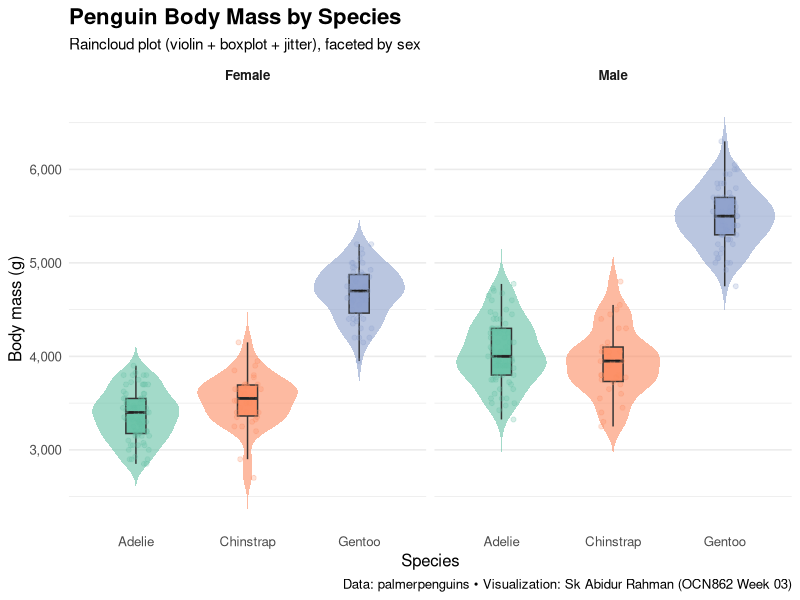

Generate this figure with R:
############################################################
# This is OCN862 - Week 03: Best Possible Plot (Non-Scatter)
# Title: Raincloud plot of penguin body mass by species, faceted by sex
# Author: Sk Abidur Rahman
# Date: 2025-09-13
# Description: Creates a violin + boxplot + jitter (“raincloud”) visualization
#              of body mass (g) across species and sex using palmerpenguins.
# Reproducibility: Uses here::here() for file paths; explicit NA handling.
############################################################

#### Load Packages ----
library(tidyverse)                    
library(palmerpenguins)                   # install.packages(c("palmerpenguins", "tidyverse", "here"))- once if needed
library(here)

#### Parameters & paths ----
outfile <- here("Week_03", "output", "penguins_raincloud_bodymass_by_species.png") # Output path (no hard-coded absolute paths)
dir.create(here("Week_03", "output"), recursive = TRUE, showWarnings = FALSE)     # confirming output dir exists

#### Imp Data & wrangling ----
dat <- penguins |>
  select(species, sex, body_mass_g) |>
  drop_na(species, sex, body_mass_g) |>     # drop NAs for variables 
  mutate(
    species = fct_relevel(species, "Adelie", "Chinstrap", "Gentoo"),
    sex = str_to_title(as.character(sex)) |> factor(levels = c("Female", "Male"))
  )
glimpse(penguins)

#### Plot (non-scatter): Violin + boxplot + jitter (“raincloud”) ----
p <- ggplot(dat, aes(x = species, y = body_mass_g, fill = species)) +
  geom_violin(width = 0.9, alpha = 0.6, color = NA, trim = FALSE) +                # distribution shape
  geom_boxplot(width = 0.18, outlier.shape = NA, alpha = 0.9, color = "grey20") +  # robust summary
  geom_point(
    aes(color = species),
    position = position_jitter(width = 0.12, height = 0, seed = 123),             # individual points (jitter for context; not a scatter vs numeric x)
    size = 1.4, alpha = 0.25, show.legend = FALSE
  ) +
  stat_summary(
    fun = median, geom = "point", shape = 95, size = 6, color = "grey10",         # median line marker (thicker)
    position = position_dodge(width = 0.9), show.legend = FALSE
  ) +
  facet_wrap(~ sex, nrow = 1) +
  scale_y_continuous(labels = scales::label_number(big.mark = ",")) +
  scale_fill_brewer(palette = "Set2") +
  scale_color_brewer(palette = "Set2") +
  labs(
    title = "Penguin Body Mass by Species",
    subtitle = "Raincloud plot (violin + boxplot + jitter), faceted by sex",
    x = "Species",
    y = "Body mass (g)",
    caption = "Data: palmerpenguins • Visualization: Sk Abidur Rahman (OCN862 Week 03)"
  ) +
  theme_minimal(base_size = 12) +
  theme(
    panel.grid.major.x = element_blank(),
    legend.position = "none",
    strip.text = element_text(face = "bold"),
    plot.title = element_text(face = "bold", size = 16),
    plot.subtitle = element_text(size = 11)
  )

#### Save output ----
ggsave(filename = outfile, plot = p, width = 9, height = 5, dpi = 320)

#### Session info (transparency) ----
# sessionInfo()

